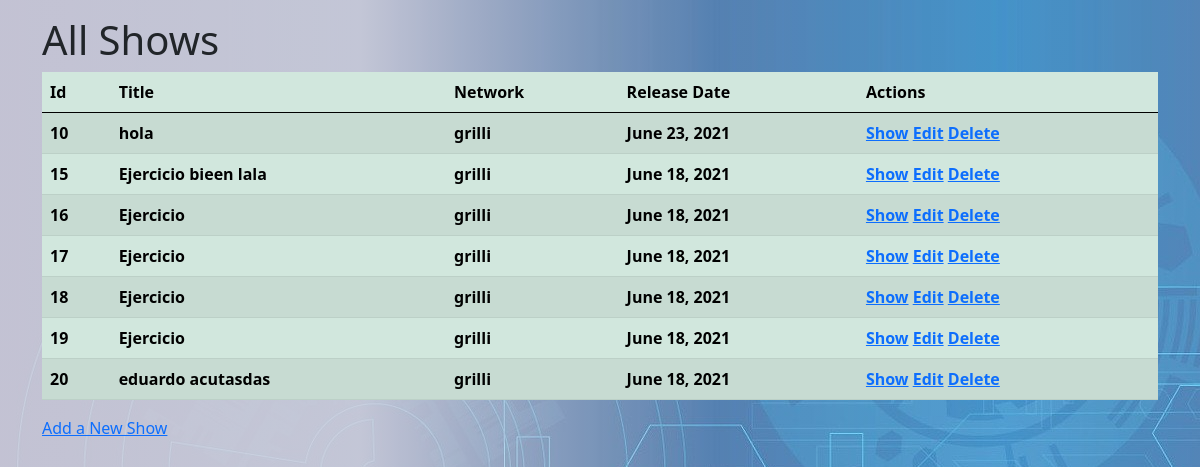
The app's page /shows, older data.
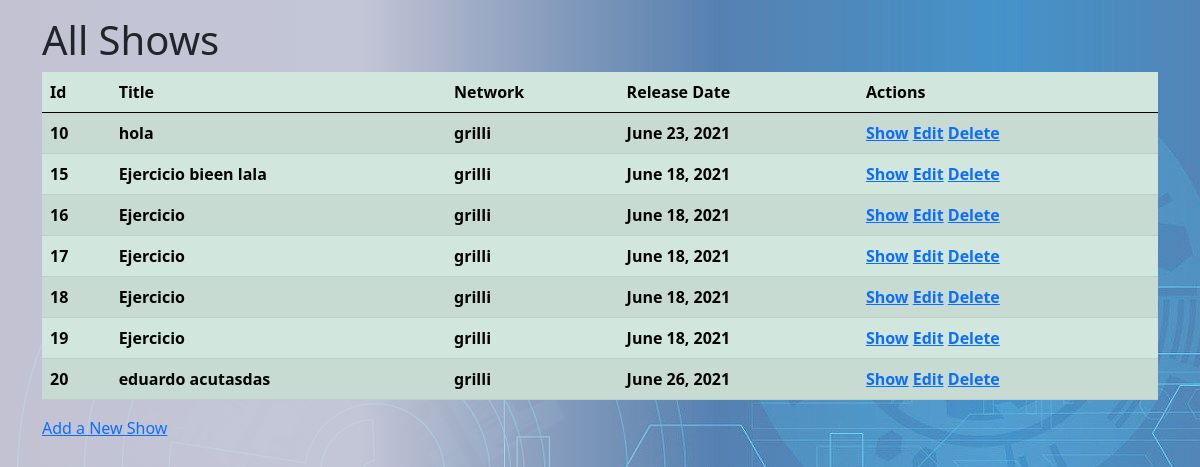
The same page, newer data.
### app_tv/models.py (models this page shows, shortened)
class Show(models.Model):
    title = models.CharField(max_length=50)
    network = models.CharField(max_length=50)
    release_date=models.DateField()
    description=models.CharField(max_length=50)
    created_at = models.DateTimeField(auto_now_add=True)
    updated_at = models.DateTimeField(auto_now=True)

### app_tv/views.py (the view)
# urls.py: path('shows',views.show),
def show(request):
    context={
        "shows":Show.objects.all()
    }
    return render(request,"read-all.html",context)

### app_tv/templates/read-all.html (shortened to what this page needs)
<!DOCTYPE html>
<html lang="en">
<head>
	{%load static%}
	<link rel="stylesheet" href="{% static 'css/bootstrap/bootstrap.css' %}">
	<link rel="stylesheet" href="{% static 'css/style.css' %}">
</head>
<body>
	<div class="container  py-3">
		<h1 class="text-left">All Shows</h1>
		<table class="table table-success table-striped">
			<thead>
				<tr>
					<th>Id</th>
					<th>Title</th>
					<th>Network</th>
					<th>Release Date</th>
					<th>Actions</th>
				</tr>
			</thead>
			<tbody>
				{% for show in shows %}
				<tr>
					<th>{{show.id}}</th>
					<th>{{show.title}}</th>
					<th>{{show.network}}</th>
					<th>{{show.release_date}}</th>
					<th><a href="shows/{{show.id}}">Show</a> <a href="shows/{{show.id}}/edit">Edit</a> <a href="shows/{{show.id}}/destroy">Delete</a></th>
				</tr>
				{% endfor %}
			</tbody>
		</table>
		<a href="/shows/new">Add a New Show</a>
	</div>
</body>
</html>

Row changes from the older to the newer data that the page shows:
changed Show "eduardo acutasdas": release_date "June 18, 2021" → "June 26, 2021"
